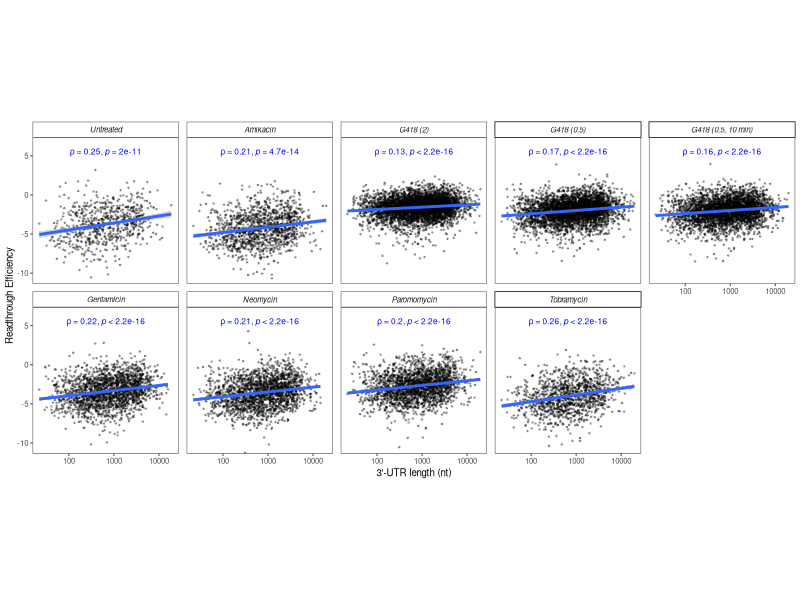

Generate this figure with R:
# ----------------------------------------
# Figure 3
# ----------------------------------------

library(dplyr)
library(ggplot2)
library(ggpubr)

dfu <- read.table("../Data/readthrough_3utr_length_effect.txt", header = TRUE)
dfu$Sample <- recode_factor(dfu$Sample, Untr = "Untreated", Amik = "Amikacin", 
                            G418_2000 = "G418 (2)", G418_500 = "G418 (0.5)", G418_500_10min = "G418 (0.5, 10 min)",  
                            Genta = "Gentamicin", Neo = "Neomycin", Parom = "Paromomycin", Tobra = "Tobramycin")

p_all <- ggplot(dfu, aes(x = l_utr3, y = log_rte)) +
  geom_point(alpha = 0.3, color = "black", size = 0.25) +
  geom_smooth(method = "lm", formula = y~x) +
  stat_cor(method = "spearman", geom = "text", label.x.npc = "middle", label.y = 5.5, hjust = 0.5, vjust = 0.5, size = 6/.pt, cor.coef.name = "rho", color = "blue") +
  facet_wrap(~Sample, nrow = 2) +
  scale_x_log10() +
  xlab("3'-UTR length (nt)") + ylab("Readthrough Efficiency") + 
  coord_cartesian(ylim = c(-10.5, 6.5)) +
  theme_bw(base_size = 7) + 
  theme(panel.grid = element_blank(), panel.spacing.x = unit(0.2,"cm"), panel.spacing.y = unit(0.2, "cm"),
        strip.text = element_text(face = "italic"), strip.background = element_rect(fill = "white"), aspect.ratio = 1)

library(Cairo)
CairoFonts(
  regular = "Arial:style=Regular",
  bold = "Arial:style=Black",
  italic = "Arial:style=Italic",
  bolditalic = "Arial:style=Black Italic",
  symbol = "Symbol"
)

cairo_pdf(filename = "../Plots/Figure3.pdf", family = "Arial", width = 7, height = 3.5) 
p_all
dev.off()
